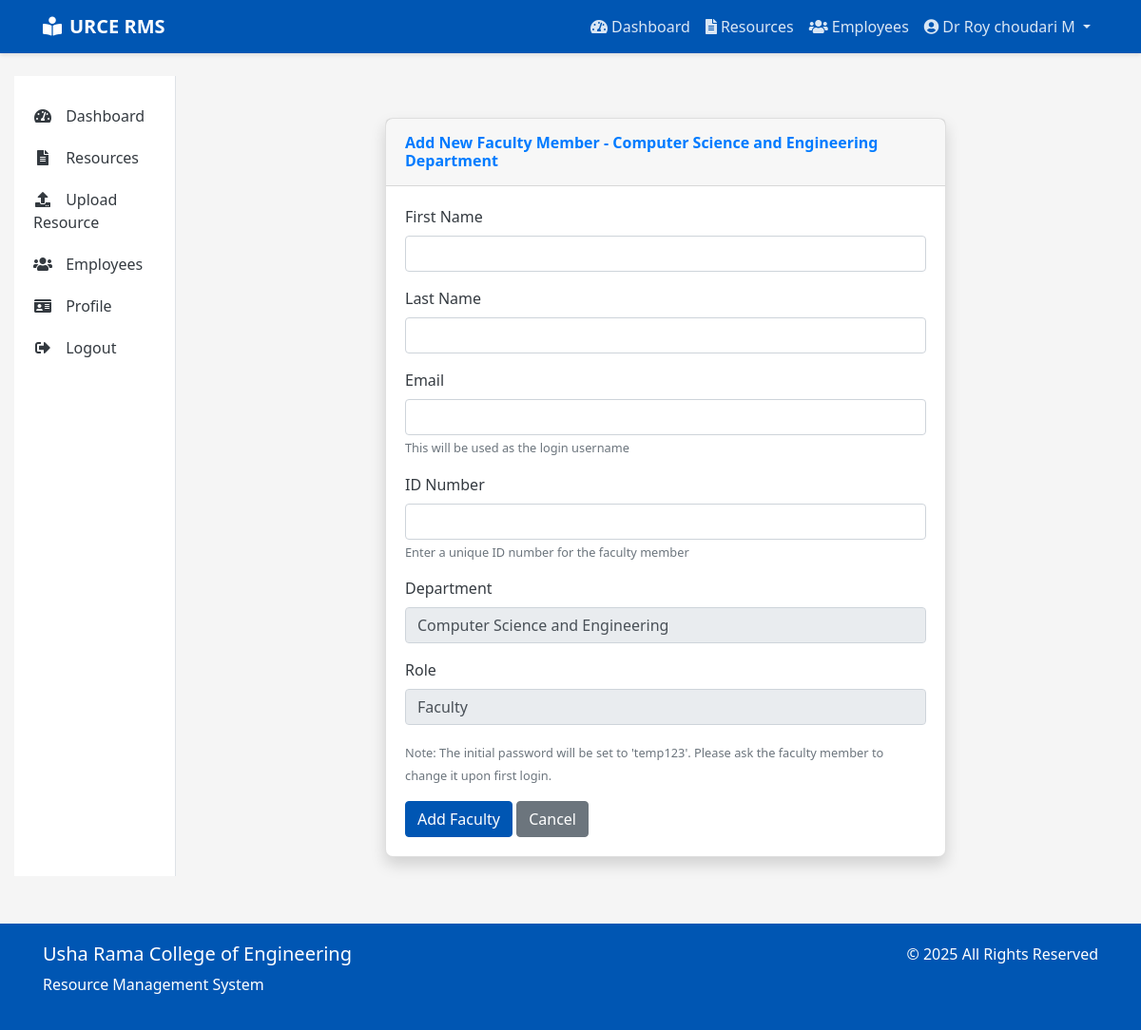
The app's page /faculty/add/hod/ (signed in) with its own data.
### accounts/models.py (models this page shows, shortened)
class User(AbstractUser):
    ROLE_CHOICES = (
        ('STUDENT', 'Student'),
        ('FACULTY', 'Faculty'),
        ('HOD', 'Head of Department'),
        ('PRINCIPAL', 'Principal'),
        ('NON_TEACHING', 'Non-Teaching Staff'),
    )
    username = None
    email = models.EmailField(_('email address'), unique=True)
    id_number = models.CharField(max_length=20, unique=True)
    phone_number = models.CharField(max_length=15, blank=True, null=True)
    department = models.ForeignKey(Department, on_delete=models.SET_NULL, null=True, blank=True)
    role = models.CharField(max_length=20, choices=ROLE_CHOICES, default='STUDENT')
    profile_picture = models.ImageField(upload_to='profile_pics/', blank=True, null=True)
    USERNAME_FIELD = 'email'
    REQUIRED_FIELDS = []
    objects = UserManager()
    @property
    def is_faculty(self):
        return self.role == 'FACULTY'
    @property
    def is_hod(self):
        return self.role == 'HOD'
    @property
    def is_principal(self):
        return self.role == 'PRINCIPAL'

class Department(models.Model):
    name = models.CharField(max_length=100)
    code = models.CharField(max_length=10, unique=True)
    created_at = models.DateTimeField(auto_now_add=True)
    updated_at = models.DateTimeField(auto_now=True)

### main/views.py (the view, shortened to what this page needs)
# urls.py: path('faculty/add/hod/', views.add_faculty_hod, name='add_faculty_hod'),
@login_required
@user_passes_test(is_hod)
def add_faculty_hod(request):
    context = {
        'title': 'Add Faculty',
        'department': request.user.department
    }
    return render(request, 'main/add_faculty_hod.html', context)

### main/views.py (called while the page is built)
def is_hod(user):
    return user.is_authenticated and user.is_hod

### templates/main/add_faculty_hod.html (shortened to what this page needs)
{% extends 'base.html' %}
{% load crispy_forms_tags %}
{% block content %}
<div class="container mt-4">
    <div class="row">
        <div class="col-lg-8 mx-auto">
            <div class="card shadow">
                <div class="card-header py-3">
                    <h6 class="m-0 font-weight-bold text-primary">Add New Faculty Member - {{ department.name }} Department</h6>
                </div>
                <div class="card-body">
                    <form method="post">
                        <div class="form-group">
                            <label for="first_name">First Name</label>
                            <input type="text" class="form-control" id="first_name" name="first_name" required>
                        </div>
                        <div class="form-group">
                            <label for="last_name">Last Name</label>
                            <input type="text" class="form-control" id="last_name" name="last_name" required>
                        </div>
                        <div class="form-group">
                            <label for="email">Email</label>
                            <input type="email" class="form-control" id="email" name="email" required>
                            <small class="form-text text-muted">This will be used as the login username</small>
                        </div>
                        <div class="form-group">
                            <label for="id_number">ID Number</label>
                            <input type="text" class="form-control" id="id_number" name="id_number" required>
                            <small class="form-text text-muted">Enter a unique ID number for the faculty member</small>
                        </div>
                        <div class="form-group">
                            <label>Department</label>
                            <input type="text" class="form-control" value="{{ department.name }}" readonly>
                        </div>
                        <div class="form-group">
                            <label>Role</label>
                            <input type="text" class="form-control" value="Faculty" readonly>
                        </div>
                        <div class="form-group">
                            <small class="text-muted">
                                Note: The initial password will be set to 'temp123'.
                                Please ask the faculty member to change it upon first login.
                            </small>
                        </div>
                        <button type="submit" class="btn btn-primary">Add Faculty</button>
                        <a href="{% url 'dashboard' %}" class="btn btn-secondary">Cancel</a>
                    </form>
                </div>
            </div>
        </div>
    </div>
</div>
{% endblock %}

### templates/base.html (shortened to what this page needs)
<!DOCTYPE html>
<html lang="en">
<head>
    <link rel="stylesheet" href="https://cdn.jsdelivr.net/npm/bootstrap@4.6.0/dist/css/bootstrap.min.css">
    <link rel="stylesheet" href="https://cdnjs.cloudflare.com/ajax/libs/font-awesome/5.15.3/css/all.min.css">
</head>
<body>
    <nav class="navbar navbar-expand-lg navbar-dark">
        <div class="container">
            <a class="navbar-brand" href="{% url 'home' %}">
                <i class="fas fa-book-reader mr-2"></i>URCE RMS
            </a>
            <div class="collapse navbar-collapse" id="navbarNav">
                <ul class="navbar-nav ml-auto">
                    {% if user.is_authenticated %}
                        <li class="nav-item">
                            <a class="nav-link" href="{% url 'dashboard' %}">
                                <i class="fas fa-tachometer-alt mr-1"></i>Dashboard
                            </a>
                        </li>
                        <li class="nav-item">
                            <a class="nav-link" href="{% url 'resource_list' %}">
                                <i class="fas fa-file-alt mr-1"></i>Resources
                            </a>
                        </li>
                        {% if user.is_principal or user.is_hod %}
                        <li class="nav-item">
                            <a class="nav-link" href="{% url 'employee_list' %}">
                                <i class="fas fa-users mr-1"></i>Employees
                            </a>
                        </li>
                        {% endif %}
                        <li class="nav-item dropdown">
                            <a class="nav-link dropdown-toggle" href="#" id="userDropdown" role="button" data-toggle="dropdown" aria-haspopup="true" aria-expanded="false">
                                <i class="fas fa-user-circle mr-1"></i>{{ user.get_full_name|default:user.email }}
                            </a>
                        </li>
                    {% endif %}
                </ul>
            </div>
        </div>
    </nav>
    <div class="container-fluid mt-4">
        <div class="row">
            {% if user.is_authenticated and not hide_sidebar %}
                <div class="col-md-3 col-lg-2 d-none d-md-block">
                    <div class="sidebar">
                        <a href="{% url 'dashboard' %}" class="sidebar-link {% if request.path == '/dashboard/' %}active{% endif %}">
                            <i class="fas fa-tachometer-alt"></i> Dashboard
                        </a>
                        <a href="{% url 'resource_list' %}" class="sidebar-link {% if '/resources/' in request.path %}active{% endif %}">
                            <i class="fas fa-file-alt"></i> Resources
                        </a>
                        {% if user.is_faculty or user.is_hod or user.is_principal %}
                        <a href="{% url 'upload_resource' %}" class="sidebar-link {% if request.path == '/resources/upload/' %}active{% endif %}">
                            <i class="fas fa-upload"></i> Upload Resource
                        </a>
                        {% endif %}
                        {% if user.is_principal or user.is_hod %}
                        <a href="{% url 'employee_list' %}" class="sidebar-link {% if '/accounts/employees/' in request.path %}active{% endif %}">
                            <i class="fas fa-users"></i> Employees
                        </a>
                        {% endif %}
                        <a href="{% url 'profile' %}" class="sidebar-link {% if request.path == '/accounts/profile/' %}active{% endif %}">
                            <i class="fas fa-id-card"></i> Profile
                        </a>
                        <a href="{% url 'logout' %}" class="sidebar-link">
                            <i class="fas fa-sign-out-alt"></i> Logout
                        </a>
                    </div>
                </div>
                <div class="col-md-9 col-lg-10">
            {% else %}
                <div class="col-12">
            {% endif %}
                <div class="content">
                    {% block content %}{% endblock %}
                </div>
            </div>
        </div>
    </div>
    <footer class="footer">
        <div class="container">
            <div class="row">
                <div class="col-md-6">
                    <h5>Usha Rama College of Engineering</h5>
                    <p>Resource Management System</p>
                </div>
                <div class="col-md-6 text-md-right">
                    <p>&copy; {% now "Y" %} All Rights Reserved</p>
                </div>
            </div>
        </div>
    </footer>
</body>
</html>

### templates/base.html (style rules this page uses)
:root { --primary-color: #0056b3; --secondary-color: #28a745; --accent-color: #ffc107; --text-color: #343a40; --light-bg: #f8f9fa; }
body { font-family: 'Segoe UI', Tahoma, Geneva, Verdana, sans-serif; color: var(--text-color); background-color: #f5f5f5; }
.navbar { background-color: var(--primary-color); box-shadow: 0 2px 4px rgba(0, 0, 0, 0.1); }
.navbar-brand { font-weight: bold; color: white !important; }
.nav-link { color: rgba(255, 255, 255, 0.85) !important; transition: color 0.3s; }
.btn-primary { background-color: var(--primary-color); border-color: var(--primary-color); }
.card { border-radius: 8px; box-shadow: 0 4px 6px rgba(0, 0, 0, 0.1); transition: transform 0.3s, box-shadow 0.3s; }
.footer { background-color: var(--primary-color); color: white; padding: 20px 0; margin-top: 50px; }
.sidebar { background-color: white; border-right: 1px solid #dee2e6; height: 100%; min-height: calc(100vh - 56px); padding: 20px 0; }
.sidebar-link { display: block; padding: 10px 20px; color: var(--text-color); transition: background-color 0.3s, color 0.3s; text-decoration: none; }
.sidebar-link i { margin-right: 10px; width: 20px; text-align: center; }
.content { padding: 20px; }
.fade-in { animation: fadeIn 0.5s ease-in; }

### records on screen
User: get_full_name "Dr Roy choudari M"
Department: name "Computer Science and Engineering"
